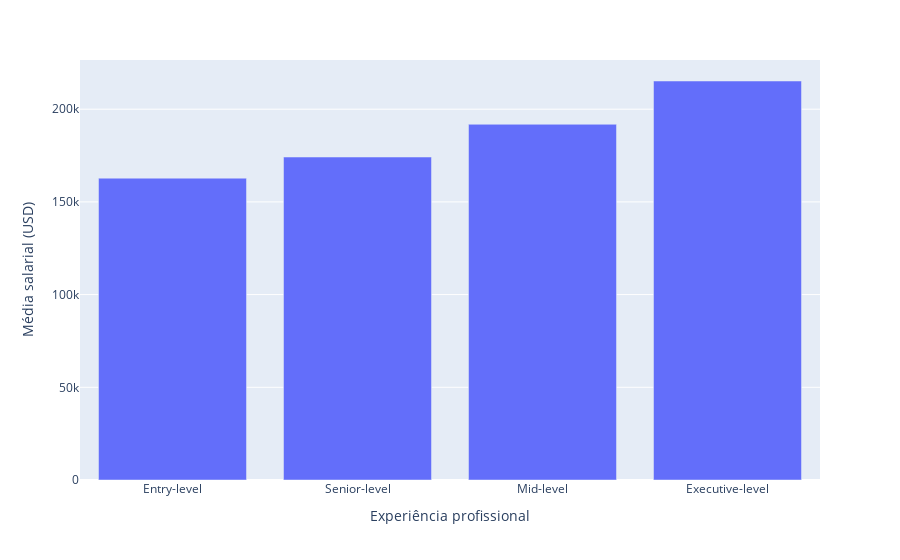

The code cell stored with this chart in its notebook:
### Markdown cell above
### Agora com plotly

### Code cell
px.bar(grafico_salarios, x= "experiencia", y= "salario_medio", 
       labels={'experiencia':'Experiência profissional', "salario_medio": "Média salarial (USD)"}
       )

### Figure 1 — Plotly figure (JSON) as saved in the notebook; plotly's stock layout.template omitted (floating-point values rounded to 4 significant figures)
{"data": [{"alignmentgroup": "True", "hovertemplate": "Experiência profissional=%{x}<br>Média salarial (USD)=%{y}<extra></extra>", "legendgroup": "", "marker": {"color": "#636efa", "pattern": {"shape": ""}}, "name": "", "offsetgroup": "", "orientation": "v", "showlegend": false, "textposition": "auto", "type": "bar", "x": ["Entry-level", "Senior-level", "Mid-level", "Executive-level"], "xaxis": "x", "y": [162800.0, 174200.0, 191900.0, 215200.0], "yaxis": "y"}], "layout": {"barmode": "relative", "legend": {"tracegroupgap": 0}, "margin": {"t": 60}, "xaxis": {"anchor": "y", "domain": [0, 1], "title": {"text": "Experiência profissional"}}, "yaxis": {"anchor": "x", "domain": [0, 1], "title": {"text": "Média salarial (USD)"}}}}
